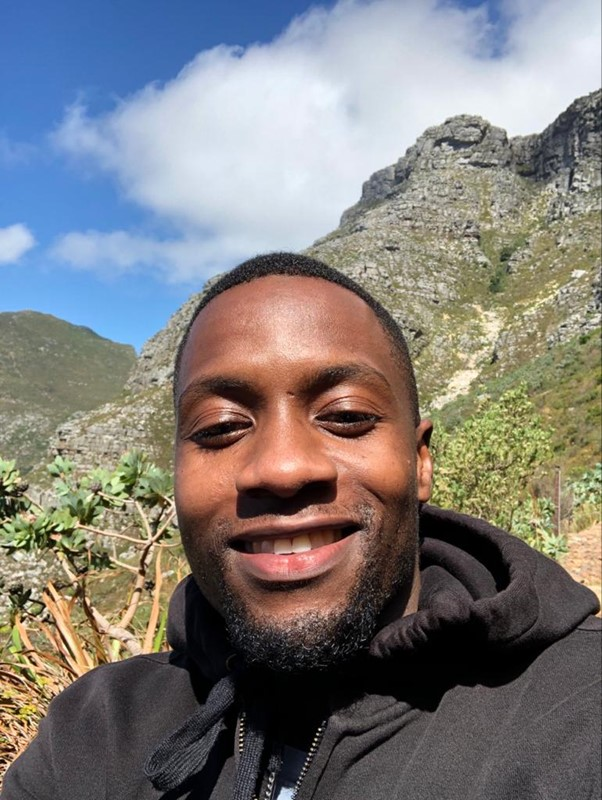
#> input picture image_in/Picture1.jpg, 602 x 800 px, found by its file name
$ python cv2_c2g.py
#> lines starting #> are read from the running program, lines starting #| are printed output that depends on the picture
import cv2
img = cv2.imread("image_in\Picture1.jpg")
#> img is the input picture: shape (800, 602, 3); mean B, G, R 122.6, 124.4, 127.1
gray_image = cv2.cvtColor(img,cv2.COLOR_BGR2GRAY)
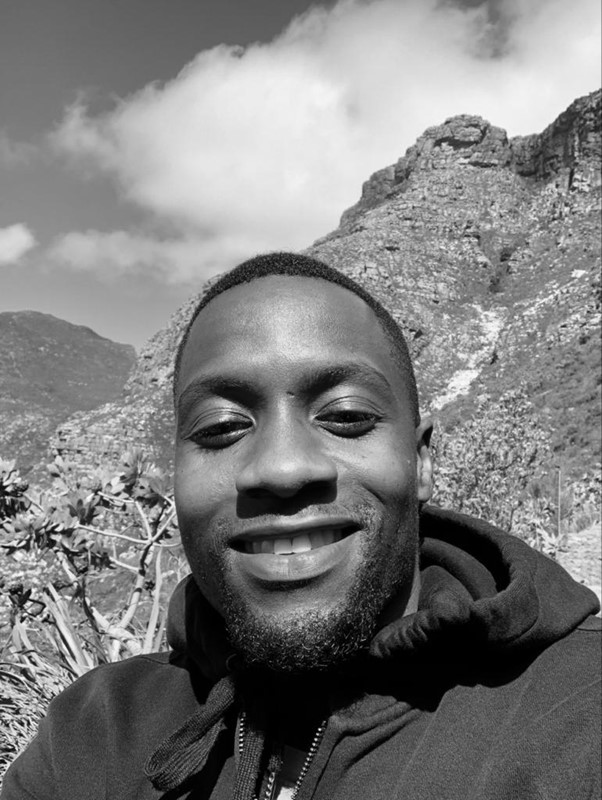
#> gray_image: shape (800, 602); min 0, max 253, mean 125
cv2.imwrite("image_out\opencv-greyscale.png",gray_image)

print("cv2 successfuly completed conversion ----------")
